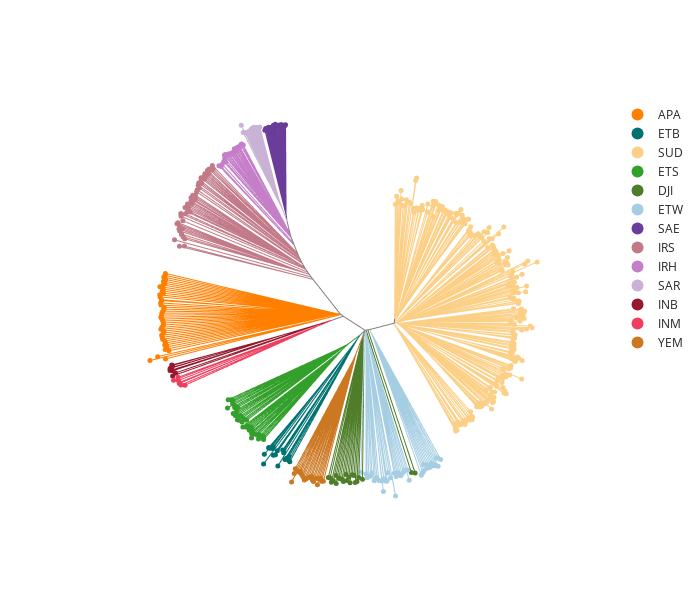

Here is the notebook cell this chart was saved with:
### Code cell
plot_njt('CM023249',
         filename='njt_chr3',
        n_snps=100_000)

### Figure 1 — Plotly figure (JSON) as saved in the notebook; plotly's stock layout.template omitted (floating-point values rounded to 4 significant figures; data arrays with more than 128 entries replaced by an {"elided": "..."} marker saying what was removed)
{"data": [{"hovertemplate": "pop_code=APA<br>x=%{x}<br>y=%{y}<extra></extra>", "legendgroup": "APA", "line": {"color": "#ff7f00", "dash": "solid", "width": 1}, "marker": {"symbol": "circle"}, "mode": "lines", "name": "APA", "showlegend": false, "type": "scattergl", "x": {"elided": "252 float values"}, "xaxis": "x", "y": {"elided": "252 float values"}, "yaxis": "y"}, {"hovertemplate": "pop_code=ETB<br>x=%{x}<br>y=%{y}<extra></extra>", "legendgroup": "ETB", "line": {"color": "#007272", "dash": "solid", "width": 1}, "marker": {"symbol": "circle"}, "mode": "lines", "name": "ETB", "showlegend": false, "type": "scattergl", "x": [-2332.0, -2529.0, null, -2529.0, -2956.0, null, -2529.0, -2614.0, null, -2614.0, -7917.0, null, -2614.0, -2727.0, null, -2727.0, -3798.0, null, -2727.0, -3442.0, null, -3442.0, -5544.0, null, -3442.0, -4150.0, null, -4150.0, -8886.0, null, -4150.0, -5146.0, null, -5146.0, -5537.0, null, -5146.0, -6251.0, null, -6251.0, -8436.0, null, -6251.0, -6829.0, null, -6829.0, -8837.0, null, -6829.0, -7404.0, null, -7404.0, -8520.0, null, -7404.0, -8541.0, null, -5537.0, -8269.0, null, -5537.0, -8237.0, null, -5544.0, -8081.0, null, -5544.0, -5880.0, null, -5880.0, -7954.0, null, -5880.0, -8228.0, null, -3798.0, -7519.0, null, -3798.0, -4025.0, null, -4025.0, -7523.0, null, -4025.0, -7590.0, null, -2956.0, -7110.0, null, -2956.0, -3297.0, null, -3297.0, -7182.0, null, -3297.0, -4092.0, null, -4092.0, -7158.0, null, -4092.0, -5103.0, null, -5103.0, -7329.0, null, -5103.0, -7431.0, null], "xaxis": "x", "y": [-1089.0, -1375.0, null, -1375.0, -2112.0, null, -1375.0, -1490.0, null, -1490.0, -9972.0, null, -1490.0, -1643.0, null, -1643.0, -3272.0, null, -1643.0, -2572.0, null, -2572.0, -5543.0, null, -2572.0, -3460.0, null, -3460.0, -9841.0, null, -3460.0, -4697.0, null, -4697.0, -5204.0, null, -4697.0, -6035.0, null, -6035.0, -8778.0, null, -6035.0, -6727.0, null, -6727.0, -9190.0, null, -6727.0, -7409.0, null, -7409.0, -8745.0, null, -7409.0, -8739.0, null, -5204.0, -8799.0, null, -5204.0, -8673.0, null, -5543.0, -9217.0, null, -5543.0, -6012.0, null, -6012.0, -8943.0, null, -6012.0, -9251.0, null, -3272.0, -9074.0, null, -3272.0, -3612.0, null, -3612.0, -8934.0, null, -3612.0, -8903.0, null, -2112.0, -9685.0, null, -2112.0, -2694.0, null, -2694.0, -9589.0, null, -2694.0, -4033.0, null, -4033.0, -9331.0, null, -4033.0, -5713.0, null, -5713.0, -9460.0, null, -5713.0, -9532.0, null], "yaxis": "y"}, {"hovertemplate": "pop_code=SUD<br>x=%{x}<br>y=%{y}<extra></extra>", "legendgroup": "SUD", "line": {"color": "#fccf86", "dash": "solid", "width": 1}, "marker": {"symbol": "circle"}, "mode": "lines", "name": "SUD", "showlegend": false, "type": "scattergl", "x": {"elided": "1374 float values"}, "xaxis": "x", "y": {"elided": "1374 float values"}, "yaxis": "y"}, {"hovertemplate": "pop_code=ETS<br>x=%{x}<br>y=%{y}<extra></extra>", "legendgroup": "ETS", "line": {"color": "#33a02c", "dash": "solid", "width": 1}, "marker": {"symbol": "circle"}, "mode": "lines", "name": "ETS", "showlegend": false, "type": "scattergl", "x": {"elided": "225 float values"}, "xaxis": "x", "y": {"elided": "225 float values"}, "yaxis": "y"}, {"hovertemplate": "pop_code=DJI<br>x=%{x}<br>y=%{y}<extra></extra>", "legendgroup": "DJI", "line": {"color": "#507d2a", "dash": "solid", "width": 1}, "marker": {"symbol": "circle"}, "mode": "lines", "name": "DJI", "showlegend": false, "type": "scattergl", "x": [-1812.0, 1401.0, null, -1930.0, 1142.0, null, -2085.0, -2091.0, null, -2118.0, -4373.0, null, -2160.0, -4495.0, null, -2091.0, -2093.0, null, -2091.0, -2103.0, null, -2103.0, -2133.0, null, -2103.0, -2107.0, null, -2107.0, -2138.0, null, -2107.0, -2111.0, null, -2111.0, -2128.0, null, -2111.0, -2128.0, null, -2128.0, -2196.0, null, -2128.0, -2151.0, null, -2151.0, -3958.0, null, -2151.0, -2170.0, null, -2170.0, -3969.0, null, -2170.0, -2255.0, null, -2255.0, -4153.0, null, -2255.0, -4285.0, null, -2196.0, -3675.0, null, -2196.0, -3776.0, null, -2128.0, -3297.0, null, -2128.0, -2156.0, null, -2156.0, -3471.0, null, -2156.0, -3559.0, null, -2138.0, -3098.0, null, -2138.0, -3230.0, null, -2133.0, -2861.0, null, -2133.0, -3015.0, null, -2093.0, -2102.0, null, -2093.0, -2103.0, null, -2103.0, -2666.0, null, -2103.0, -2746.0, null, -2102.0, -2426.0, null, -2102.0, -2546.0, null, -2061.0, -2172.0, null], "xaxis": "x", "y": [-738.4, -10460.0, null, -757.1, -10420.0, null, -993.2, -1041.0, null, -1081.0, -10800.0, null, -1192.0, -10750.0, null, -1041.0, -1079.0, null, -1041.0, -1118.0, null, -1118.0, -1474.0, null, -1118.0, -1148.0, null, -1148.0, -1427.0, null, -1148.0, -1166.0, null, -1166.0, -1292.0, null, -1166.0, -1258.0, null, -1258.0, -1665.0, null, -1258.0, -1373.0, null, -1373.0, -11170.0, null, -1373.0, -1464.0, null, -1464.0, -10630.0, null, -1464.0, -1860.0, null, -1860.0, -10980.0, null, -1860.0, -11080.0, null, -1665.0, -10850.0, null, -1665.0, -10810.0, null, -1292.0, -10560.0, null, -1292.0, -1485.0, null, -1485.0, -11040.0, null, -1485.0, -10880.0, null, -1427.0, -10750.0, null, -1427.0, -10960.0, null, -1474.0, -10580.0, null, -1474.0, -11120.0, null, -1079.0, -1304.0, null, -1079.0, -1241.0, null, -1241.0, -11110.0, null, -1241.0, -10630.0, null, -1304.0, -10760.0, null, -1304.0, -11030.0, null, -1177.0, -10880.0, null], "yaxis": "y"}, {"hovertemplate": "pop_code=ETW<br>x=%{x}<br>y=%{y}<extra></extra>", "legendgroup": "ETW", "line": {"color": "#a6cee3", "dash": "solid", "width": 1}, "marker": {"symbol": "circle"}, "mode": "lines", "name": "ETW", "showlegend": false, "type": "scattergl", "x": {"elided": "252 float values"}, "xaxis": "x", "y": {"elided": "252 float values"}, "yaxis": "y"}, {"hovertemplate": "pop_code=SAE<br>x=%{x}<br>y=%{y}<extra></extra>", "legendgroup": "SAE", "line": {"color": "#6a3d9a", "dash": "solid", "width": 1}, "marker": {"symbol": "circle"}, "mode": "lines", "name": "SAE", "showlegend": false, "type": "scattergl", "x": {"elided": "129 float values"}, "xaxis": "x", "y": {"elided": "129 float values"}, "yaxis": "y"}, {"hovertemplate": "pop_code=IRS<br>x=%{x}<br>y=%{y}<extra></extra>", "legendgroup": "IRS", "line": {"color": "#c27a88", "dash": "solid", "width": 1}, "marker": {"symbol": "circle"}, "mode": "lines", "name": "IRS", "showlegend": false, "type": "scattergl", "x": {"elided": "252 float values"}, "xaxis": "x", "y": {"elided": "252 float values"}, "yaxis": "y"}, {"hovertemplate": "pop_code=IRH<br>x=%{x}<br>y=%{y}<extra></extra>", "legendgroup": "IRH", "line": {"color": "#c57fc9", "dash": "solid", "width": 1}, "marker": {"symbol": "circle"}, "mode": "lines", "name": "IRH", "showlegend": false, "type": "scattergl", "x": {"elided": "132 float values"}, "xaxis": "x", "y": {"elided": "132 float values"}, "yaxis": "y"}, {"hovertemplate": "pop_code=SAR<br>x=%{x}<br>y=%{y}<extra></extra>", "legendgroup": "SAR", "line": {"color": "#cab2d6", "dash": "solid", "width": 1}, "marker": {"symbol": "circle"}, "mode": "lines", "name": "SAR", "showlegend": false, "type": "scattergl", "x": [-7300.0, -7604.0, null, -7604.0, -10260.0, null, -7604.0, -7711.0, null, -7711.0, -10400.0, null, -7711.0, -7734.0, null, -7734.0, -10080.0, null, -7734.0, -7778.0, null, -7778.0, -9970.0, null, -7778.0, -7807.0, null, -7807.0, -7820.0, null, -7807.0, -7826.0, null, -7826.0, -7838.0, null, -7826.0, -7883.0, null, -7883.0, -7908.0, null, -7883.0, -7890.0, null, -7890.0, -7937.0, null, -7890.0, -7900.0, null, -7900.0, -9298.0, null, -7900.0, -7950.0, null, -7950.0, -9234.0, null, -7950.0, -8018.0, null, -8018.0, -9186.0, null, -8018.0, -9144.0, null, -7937.0, -9386.0, null, -7937.0, -9362.0, null, -7908.0, -9564.0, null, -7908.0, -8025.0, null, -8025.0, -9547.0, null, -8025.0, -9482.0, null, -7838.0, -9747.0, null, -7838.0, -7903.0, null, -7903.0, -9693.0, null, -7903.0, -9659.0, null, -7820.0, -9932.0, null, -7820.0, -7846.0, null, -7846.0, -9896.0, null, -7846.0, -8148.0, null, -8148.0, -9817.0, null, -8148.0, -9784.0, null], "xaxis": "x", "y": [6658.0, 7454.0, null, 7454.0, 12650.0, null, 7454.0, 7740.0, null, 7740.0, 13140.0, null, 7740.0, 7800.0, null, 7800.0, 12650.0, null, 7800.0, 7922.0, null, 7922.0, 12590.0, null, 7922.0, 8004.0, null, 8004.0, 8033.0, null, 8004.0, 8061.0, null, 8061.0, 8092.0, null, 8061.0, 8244.0, null, 8244.0, 8316.0, null, 8244.0, 8270.0, null, 8270.0, 8416.0, null, 8270.0, 8303.0, null, 8303.0, 12980.0, null, 8303.0, 8488.0, null, 8488.0, 12960.0, null, 8488.0, 8741.0, null, 8741.0, 12990.0, null, 8741.0, 13030.0, null, 8416.0, 12880.0, null, 8416.0, 12990.0, null, 8316.0, 12880.0, null, 8316.0, 8656.0, null, 8656.0, 13010.0, null, 8656.0, 12980.0, null, 8092.0, 12850.0, null, 8092.0, 8263.0, null, 8263.0, 12870.0, null, 8263.0, 12940.0, null, 8033.0, 12670.0, null, 8033.0, 8095.0, null, 8095.0, 12730.0, null, 8095.0, 8812.0, null, 8812.0, 12710.0, null, 8812.0, 12750.0, null], "yaxis": "y"}, {"hovertemplate": "pop_code=INB<br>x=%{x}<br>y=%{y}<extra></extra>", "legendgroup": "INB", "line": {"color": "#96172e", "dash": "solid", "width": 1}, "marker": {"symbol": "circle"}, "mode": "lines", "name": "INB", "showlegend": false, "type": "scattergl", "x": [-4245.0, -5128.0, null, -5128.0, -15060.0, null, -5128.0, -5336.0, null, -5336.0, -14870.0, null, -5336.0, -7693.0, null, -7693.0, -9310.0, null, -7693.0, -8601.0, null, -8601.0, -12310.0, null, -8601.0, -11830.0, null, -11830.0, -15070.0, null, -11830.0, -15120.0, null, -12310.0, -15240.0, null, -12310.0, -15130.0, null, -9310.0, -15050.0, null, -9310.0, -15240.0, null], "xaxis": "x", "y": [-85.99, -358.4, null, -358.4, -3864.0, null, -358.4, -421.3, null, -421.3, -3663.0, null, -421.3, -1119.0, null, -1119.0, -1638.0, null, -1119.0, -1377.0, null, -1377.0, -2476.0, null, -1377.0, -2255.0, null, -2255.0, -3153.0, null, -2255.0, -3127.0, null, -2476.0, -3360.0, null, -2476.0, -3292.0, null, -1638.0, -3517.0, null, -1638.0, -3505.0, null], "yaxis": "y"}, {"hovertemplate": "pop_code=INM<br>x=%{x}<br>y=%{y}<extra></extra>", "legendgroup": "INM", "line": {"color": "#f03e5e", "dash": "solid", "width": 1}, "marker": {"symbol": "circle"}, "mode": "lines", "name": "INM", "showlegend": false, "type": "scattergl", "x": [-4245.0, -5094.0, null, -5094.0, -14220.0, null, -5094.0, -5123.0, null, -5123.0, -14490.0, null, -5123.0, -5185.0, null, -5185.0, -10240.0, null, -5185.0, -5317.0, null, -5317.0, -14670.0, null, -5317.0, -7442.0, null, -7442.0, -15000.0, null, -7442.0, -14700.0, null, -10240.0, -14610.0, null, -10240.0, -14600.0, null], "xaxis": "x", "y": [-85.99, -429.9, null, -429.9, -4495.0, null, -429.9, -441.5, null, -441.5, -4486.0, null, -441.5, -465.5, null, -465.5, -2547.0, null, -465.5, -515.8, null, -515.8, -4182.0, null, -515.8, -1307.0, null, -1307.0, -4168.0, null, -1307.0, -3960.0, null, -2547.0, -4374.0, null, -2547.0, -4311.0, null], "yaxis": "y"}, {"hovertemplate": "pop_code=YEM<br>x=%{x}<br>y=%{y}<extra></extra>", "legendgroup": "YEM", "line": {"color": "#CC7722", "dash": "solid", "width": 1}, "marker": {"symbol": "circle"}, "mode": "lines", "name": "YEM", "showlegend": false, "type": "scattergl", "x": {"elided": "129 float values"}, "xaxis": "x", "y": {"elided": "129 float values"}, "yaxis": "y"}, {"hovertemplate": "pop_code=<br>x=%{x}<br>y=%{y}<extra></extra>", "legendgroup": "", "line": {"color": "gray", "dash": "solid", "width": 1}, "marker": {"symbol": "circle"}, "mode": "lines", "name": "", "showlegend": false, "type": "scattergl", "x": {"elided": "129 float values"}, "xaxis": "x", "y": {"elided": "129 float values"}, "yaxis": "y"}, {"hovertemplate": "<b>%{hovertext}</b><br><br>pop_code=APA<br>x=%{x}<br>y=%{y}<extra></extra>", "hovertext": [451, 16, 9, 7, 23, 12, 0, 227, 6, 491, 5, 450, 449, 20, 18, 448, 493, 17, 24, 447, 22, 3, 228, 8, 14, 225, 21, 226, 19, 489, 4, 13, 453, 229, 490, 25, 2, 15, 492, 11, 452, 1, 10], "legendgroup": "APA", "marker": {"color": "#ff7f00", "size": 5, "symbol": "circle"}, "mode": "markers", "name": "APA", "orientation": "v", "showlegend": true, "type": "scatter", "x": [-15550.0, -15570.0, -15660.0, -15540.0, -15680.0, -15580.0, -15700.0, -15920.0, -15690.0, -15760.0, -15690.0, -15940.0, -15910.0, -15820.0, -15800.0, -15880.0, -15850.0, -15640.0, -15660.0, -15730.0, -15790.0, -15800.0, -15860.0, -15780.0, -15710.0, -15700.0, -15690.0, -15790.0, -15850.0, -15650.0, -15700.0, -15800.0, -15770.0, -15740.0, -15600.0, -15530.0, -15600.0, -15440.0, -15570.0, -15320.0, -16080.0, -16600.0, -15540.0], "xaxis": "x", "y": [3094.0, 2962.0, 2843.0, 2679.0, 2567.0, 2414.0, 2299.0, 2192.0, 2021.0, 1893.0, 1749.0, 1637.0, 1497.0, 1311.0, 1252.0, 1083.0, 940.0, 797.8, 665.0, 531.4, 398.9, 262.2, 121.5, -10.85, -143.8, -278.3, -411.3, -562.1, -701.6, -817.7, -957.3, -1107.0, -1243.0, -1375.0, -1491.0, -1624.0, -1772.0, -1893.0, -2066.0, -2165.0, -2557.0, -2822.0, -2714.0], "yaxis": "y"}, {"hovertemplate": "<b>%{hovertext}</b><br><br>pop_code=ETB<br>x=%{x}<br>y=%{y}<extra></extra>", "hovertext": [44, 38, 34, 27, 36, 31, 30, 35, 32, 29, 42, 40, 39, 28, 43, 41, 26, 33, 37], "legendgroup": "ETB", "marker": {"color": "#007272", "size": 5, "symbol": "circle"}, "mode": "markers", "name": "ETB", "orientation": "v", "showlegend": true, "type": "scatter", "x": [-8541.0, -8520.0, -8837.0, -8436.0, -8237.0, -8269.0, -8886.0, -8228.0, -7954.0, -8081.0, -7590.0, -7523.0, -7519.0, -7917.0, -7431.0, -7329.0, -7158.0, -7182.0, -7110.0], "xaxis": "x", "y": [-8739.0, -8745.0, -9190.0, -8778.0, -8673.0, -8799.0, -9841.0, -9251.0, -8943.0, -9217.0, -8903.0, -8934.0, -9074.0, -9972.0, -9532.0, -9460.0, -9331.0, -9589.0, -9685.0], "yaxis": "y"}, {"hovertemplate": "<b>%{hovertext}</b><br><br>pop_code=SUD<br>x=%{x}<br>y=%{y}<extra></extra>", "hovertext": {"elided": "231 int values"}, "legendgroup": "SUD", "marker": {"color": "#fccf86", "size": 5, "symbol": "circle"}, "mode": "markers", "name": "SUD", "orientation": "v", "showlegend": true, "type": "scatter", "x": {"elided": "231 float values"}, "xaxis": "x", "y": {"elided": "231 float values"}, "yaxis": "y"}, {"hovertemplate": "<b>%{hovertext}</b><br><br>pop_code=ETS<br>x=%{x}<br>y=%{y}<extra></extra>", "hovertext": [399, 392, 409, 408, 405, 397, 403, 394, 404, 410, 393, 400, 395, 246, 407, 398, 401, 402, 396, 406, 241, 237, 239, 236, 248, 235, 234, 243, 232, 238, 242, 240, 245, 247, 230, 244, 233, 231], "legendgroup": "ETS", "marker": {"color": "#33a02c", "size": 5, "symbol": "circle"}, "mode": "markers", "name": "ETS", "orientation": "v", "showlegend": true, "type": "scatter", "x": [-11290.0, -11090.0, -10970.0, -10980.0, -10990.0, -11330.0, -10830.0, -10850.0, -10660.0, -10730.0, -10950.0, -10750.0, -10810.0, -10640.0, -10430.0, -10670.0, -10550.0, -10220.0, -10340.0, -10040.0, -10290.0, -10030.0, -10050.0, -9870.0, -9735.0, -9856.0, -9656.0, -9681.0, -9694.0, -9549.0, -9708.0, -9366.0, -9225.0, -9127.0, -9234.0, -8911.0, -8923.0, -8889.0], "xaxis": "x", "y": [-5478.0, -5483.0, -5530.0, -5630.0, -5751.0, -6037.0, -5897.0, -6007.0, -6008.0, -6185.0, -6419.0, -6402.0, -6549.0, -6560.0, -6567.0, -6834.0, -6875.0, -6780.0, -6986.0, -6883.0, -7333.0, -7233.0, -7352.0, -7327.0, -7332.0, -7559.0, -7500.0, -7673.0, -7793.0, -7786.0, -8080.0, -7867.0, -7849.0, -7916.0, -8153.0, -7937.0, -8091.0, -8183.0], "yaxis": "y"}, {"hovertemplate": "<b>%{hovertext}</b><br><br>pop_code=DJI<br>x=%{x}<br>y=%{y}<extra></extra>", "hovertext": [267, 253, 252, 249, 255, 265, 261, 256, 262, 259, 260, 269, 257, 264, 263, 266, 254, 268, 250, 258, 270, 251], "legendgroup": "DJI", "marker": {"color": "#507d2a", "size": 5, "symbol": "circle"}, "mode": "markers", "name": "DJI", "orientation": "v", "showlegend": true, "type": "scatter", "x": [-4495.0, -4373.0, -4285.0, -4153.0, -3969.0, -3958.0, -3776.0, -3675.0, -3559.0, -3471.0, -3297.0, -3230.0, -3098.0, -3015.0, -2861.0, -2746.0, -2666.0, -2546.0, -2426.0, -2172.0, 1142.0, 1401.0], "xaxis": "x", "y": [-10750.0, -10800.0, -11080.0, -10980.0, -10630.0, -11170.0, -10810.0, -10850.0, -10880.0, -11040.0, -10560.0, -10960.0, -10750.0, -11120.0, -10580.0, -10630.0, -11110.0, -11030.0, -10760.0, -10880.0, -10420.0, -10460.0], "yaxis": "y"}, {"hovertemplate": "<b>%{hovertext}</b><br><br>pop_code=ETW<br>x=%{x}<br>y=%{y}<extra></extra>", "hovertext": [417, 427, 423, 429, 420, 412, 428, 418, 413, 416, 424, 421, 415, 422, 419, 414, 430, 425, 285, 279, 281, 284, 286, 287, 277, 276, 280, 271, 391, 386, 390, 274, 389, 288, 388, 283, 411, 275, 387, 273, 272, 282, 278, 426], "legendgroup": "ETW", "marker": {"color": "#a6cee3", "size": 5, "symbol": "circle"}, "mode": "markers", "name": "ETW", "orientation": "v", "showlegend": true, "type": "scatter", "x": [-2272.0, -1932.0, -1856.0, -1751.0, -1628.0, -1536.0, -1379.0, -1289.0, -1194.0, -1062.0, -863.6, -753.1, -725.6, -570.6, -495.9, -449.4, -268.0, 67.24, -14.32, 121.3, 174.9, 279.8, 429.8, 511.4, 607.3, 679.6, 998.4, 902.1, 1818.0, 1817.0, 1925.0, 2004.0, 1958.0, 2175.0, 2194.0, 2390.0, 2478.0, 2497.0, 2707.0, 2798.0, 2961.0, 2831.0, 2940.0, 3131.0], "xaxis": "x", "y": [-10400.0, -10510.0, -10780.0, -10680.0, -10680.0, -10460.0, -10980.0, -10840.0, -10770.0, -10970.0, -11000.0, -11720.0, -10840.0, -11010.0, -10970.0, -10450.0, -10780.0, -12010.0, -10470.0, -10700.0, -10460.0, -10470.0, -10640.0, -10500.0, -10410.0, -10270.0, -10950.0, -10250.0, -10600.0, -10580.0, -10420.0, -10310.0, -9881.0, -10140.0, -9895.0, -10080.0, -9994.0, -9780.0, -9970.0, -9917.0, -9989.0, -9457.0, -9436.0, -9531.0], "yaxis": "y"}, {"hovertemplate": "<b>%{hovertext}</b><br><br>pop_code=SAE<br>x=%{x}<br>y=%{y}<extra></extra>", "hovertext": [308, 291, 301, 294, 305, 300, 298, 306, 304, 307, 295, 293, 309, 299, 289, 297, 296, 302, 292, 303, 290, 310], "legendgroup": "SAE", "marker": {"color": "#6a3d9a", "size": 5, "symbol": "circle"}, "mode": "markers", "name": "SAE", "orientation": "v", "showlegend": true, "type": "scatter", "x": [-7397.0, -7462.0, -7527.0, -7599.0, -7669.0, -7737.0, -7795.0, -7873.0, -7928.0, -8007.0, -8091.0, -8132.0, -8218.0, -8275.0, -8333.0, -8392.0, -8473.0, -8551.0, -8580.0, -8655.0, -8748.0, -8797.0], "xaxis": "x", "y": [13180.0, 13100.0, 13060.0, 13170.0, 13170.0, 13190.0, 13050.0, 13150.0, 13030.0, 13090.0, 13230.0, 13010.0, 13140.0, 13050.0, 12990.0, 12940.0, 12990.0, 13010.0, 12810.0, 12820.0, 12930.0, 12800.0], "yaxis": "y"}, {"hovertemplate": "<b>%{hovertext}</b><br><br>pop_code=IRS<br>x=%{x}<br>y=%{y}<extra></extra>", "hovertext": [358, 337, 341, 340, 347, 338, 356, 355, 351, 344, 360, 352, 357, 342, 345, 348, 336, 318, 324, 335, 319, 332, 320, 313, 329, 328, 322, 330, 333, 314, 326, 316, 312, 359, 339, 350, 354, 349, 343, 321, 334, 325, 346, 331, 317, 315, 327, 353, 323, 311], "legendgroup": "IRS", "marker": {"color": "#c27a88", "size": 5, "symbol": "circle"}, "mode": "markers", "name": "IRS", "orientation": "v", "showlegend": true, "type": "scatter", "x": [-12370.0, -12310.0, -12380.0, -12590.0, -12700.0, -12600.0, -12760.0, -12870.0, -12810.0, -12930.0, -12890.0, -13140.0, -13130.0, -13100.0, -13290.0, -13330.0, -13240.0, -13390.0, -13430.0, -13510.0, -13690.0, -13500.0, -13810.0, -13650.0, -13810.0, -13760.0, -13820.0, -14050.0, -14040.0, -13990.0, -14220.0, -13860.0, -14070.0, -14200.0, -14510.0, -14490.0, -14370.0, -14700.0, -14770.0, -14580.0, -14380.0, -14630.0, -14590.0, -14450.0, -14460.0, -14360.0, -14230.0, -14930.0, -14260.0, -14600.0], "xaxis": "x", "y": [10420.0, 10190.0, 10110.0, 10180.0, 10080.0, 9871.0, 9884.0, 9864.0, 9686.0, 9664.0, 9498.0, 9584.0, 9363.0, 9214.0, 9237.0, 9084.0, 8888.0, 8768.0, 8633.0, 8395.0, 8404.0, 8165.0, 8231.0, 8046.0, 8006.0, 7876.0, 7798.0, 7810.0, 7686.0, 7556.0, 7559.0, 7258.0, 7274.0, 7137.0, 7165.0, 6973.0, 6665.0, 6537.0, 6463.0, 6292.0, 6117.0, 6106.0, 5982.0, 5758.0, 5755.0, 5585.0, 5446.0, 5369.0, 4946.0, 4936.0], "yaxis": "y"}, {"hovertemplate": "<b>%{hovertext}</b><br><br>pop_code=IRH<br>x=%{x}<br>y=%{y}<extra></extra>", "hovertext": [366, 362, 377, 385, 375, 383, 368, 378, 376, 370, 365, 379, 381, 380, 372, 371, 367, 374, 364, 384, 363, 361, 369, 382, 373], "legendgroup": "IRH", "marker": {"color": "#c57fc9", "size": 5, "symbol": "circle"}, "mode": "markers", "name": "IRH", "orientation": "v", "showlegend": true, "type": "scatter", "x": [-10270.0, -10390.0, -10440.0, -10500.0, -10580.0, -10660.0, -10720.0, -10710.0, -10870.0, -10850.0, -10900.0, -10990.0, -11050.0, -11090.0, -11230.0, -11270.0, -11360.0, -11490.0, -11540.0, -11520.0, -11460.0, -11590.0, -11700.0, -11770.0, -11920.0], "xaxis": "x", "y": [11810.0, 11880.0, 11810.0, 11670.0, 11670.0, 11650.0, 11590.0, 11430.0, 11550.0, 11350.0, 11310.0, 11300.0, 11250.0, 11180.0, 11210.0, 11160.0, 11130.0, 11170.0, 11110.0, 10900.0, 10660.0, 10690.0, 10500.0, 10350.0, 10410.0], "yaxis": "y"}, {"hovertemplate": "<b>%{hovertext}</b><br><br>pop_code=SAR<br>x=%{x}<br>y=%{y}<extra></extra>", "hovertext": [504, 498, 494, 497, 503, 499, 502, 500, 501, 511, 495, 496, 506, 505, 508, 510, 512, 507, 513, 509], "legendgroup": "SAR", "marker": {"color": "#cab2d6", "size": 5, "symbol": "circle"}, "mode": "markers", "name": "SAR", "orientation": "v", "showlegend": true, "type": "scatter", "x": [-9144.0, -9186.0, -9234.0, -9298.0, -9362.0, -9386.0, -9482.0, -9547.0, -9564.0, -9659.0, -9693.0, -9747.0, -9784.0, -9817.0, -9896.0, -9932.0, -9970.0, -10080.0, -10400.0, -10260.0], "xaxis": "x", "y": [13030.0, 12990.0, 12960.0, 12980.0, 12990.0, 12880.0, 12980.0, 13010.0, 12880.0, 12940.0, 12870.0, 12850.0, 12750.0, 12710.0, 12730.0, 12670.0, 12590.0, 12650.0, 13140.0, 12650.0], "yaxis": "y"}, {"hovertemplate": "<b>%{hovertext}</b><br><br>pop_code=INB<br>x=%{x}<br>y=%{y}<extra></extra>", "hovertext": [519, 516, 517, 514, 518, 515, 521, 520], "legendgroup": "INB", "marker": {"color": "#96172e", "size": 5, "symbol": "circle"}, "mode": "markers", "name": "INB", "orientation": "v", "showlegend": true, "type": "scatter", "x": [-15120.0, -15070.0, -15130.0, -15240.0, -15240.0, -15050.0, -14870.0, -15060.0], "xaxis": "x", "y": [-3127.0, -3153.0, -3292.0, -3360.0, -3505.0, -3517.0, -3663.0, -3864.0], "yaxis": "y"}, {"hovertemplate": "<b>%{hovertext}</b><br><br>pop_code=INM<br>x=%{x}<br>y=%{y}<extra></extra>", "hovertext": [523, 522, 527, 525, 524, 528, 526], "legendgroup": "INM", "marker": {"color": "#f03e5e", "size": 5, "symbol": "circle"}, "mode": "markers", "name": "INM", "orientation": "v", "showlegend": true, "type": "scatter", "x": [-14700.0, -15000.0, -14670.0, -14600.0, -14610.0, -14490.0, -14220.0], "xaxis": "x", "y": [-3960.0, -4168.0, -4182.0, -4311.0, -4374.0, -4486.0, -4495.0], "yaxis": "y"}, {"hovertemplate": "<b>%{hovertext}</b><br><br>pop_code=YEM<br>x=%{x}<br>y=%{y}<extra></extra>", "hovertext": [544, 535, 534, 546, 540, 541, 545, 533, 550, 543, 530, 539, 532, 531, 547, 542, 549, 536, 538, 548, 529, 537], "legendgroup": "YEM", "marker": {"color": "#CC7722", "size": 5, "symbol": "circle"}, "mode": "markers", "name": "YEM", "orientation": "v", "showlegend": true, "type": "scatter", "x": [-6737.0, -6805.0, -6984.0, -6519.0, -6400.0, -6365.0, -6283.0, -6232.0, -6168.0, -6119.0, -5978.0, -5837.0, -5713.0, -5604.0, -5570.0, -5498.0, -5303.0, -5209.0, -5232.0, -4999.0, -4954.0, -4830.0], "xaxis": "x", "y": [-10170.0, -10500.0, -11070.0, -10370.0, -10330.0, -10480.0, -10550.0, -10660.0, -10760.0, -10940.0, -10840.0, -10760.0, -10730.0, -10690.0, -10940.0, -11040.0, -10810.0, -10830.0, -11250.0, -10820.0, -11010.0, -11010.0], "yaxis": "y"}], "layout": {"height": 600, "legend": {"itemsizing": "constant", "tracegroupgap": 0}, "width": 700, "xaxis": {"mirror": false, "showgrid": false, "showline": false, "showticklabels": false, "ticks": "", "title": {}}, "yaxis": {"mirror": false, "scaleanchor": "x", "scaleratio": 1, "showgrid": false, "showline": false, "showticklabels": false, "ticks": "", "title": {}}}}
